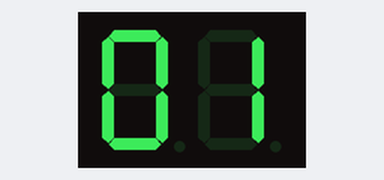
Simulated run of this sketch. Board: Arduino Uno, built with avr-gcc and run on an emulated ATmega328P. On the bench: 2-digit seven-segment display. Wiring (inferred from the names in the program): 2-digit 7-segment display, segments lit when LOW: segments pin 2, pin 3, pin 4, pin 5, pin 6, pin 7, pin 8; digit selects pin 9, pin 10. The segment pins are drawn as the display they are named for.

Above: at 0.39 s.
At 3.8 s:
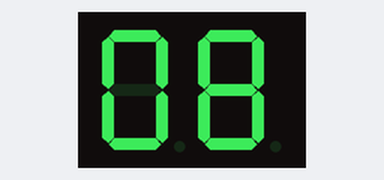
At 9.0 s:
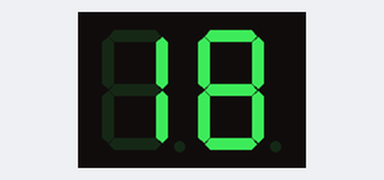
At 19.4 s:
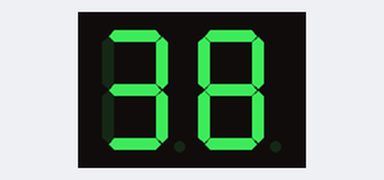
At 27.7 s:
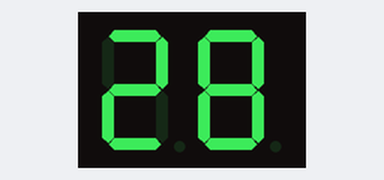
At 39.2 s:
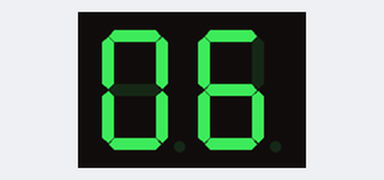

The sketch:

7Seg.ino
```cpp
const byte segmentPins[7] = {2, 3, 4, 5, 6, 7, 8};
const byte digitPins[2] = {9, 10};

const byte digitCodes[10][7] = {
  {0, 0, 0, 0, 0, 0, 1},
  {1, 0, 0, 1, 1, 1, 1},
  {0, 0, 1, 0, 0, 1, 0},
  {0, 0, 0, 0, 1, 1, 0},
  {1, 0, 0, 1, 1, 0, 0},
  {0, 1, 0, 0, 1, 0, 0},
  {0, 1, 0, 0, 0, 0, 0},
  {0, 0, 0, 1, 1, 1, 1},
  {0, 0, 0, 0, 0, 0, 0},
  {0, 0, 0, 0, 1, 0, 0}
};

int count = 1;
bool countingUp = true;
unsigned long lastUpdate = 0;
const unsigned long interval = 500;

void setup() {
  for (int i = 0; i < 7; i++) {
    pinMode(segmentPins[i], OUTPUT);
  }
  for (int i = 0; i < 2; i++) {
    pinMode(digitPins[i], OUTPUT);
  }
}

void loop() {
  unsigned long currentMillis = millis();


  if (currentMillis - lastUpdate >= interval) {
    lastUpdate = currentMillis;

    if (countingUp) {
      count++;
      if (count > 40) countingUp = false;
    } else {
      count--;
      if (count < 1) countingUp = true;
    }
  }


int ones = count % 10;
int tens = count / 10;

digitalWrite(digitPins[0], LOW);
digitalWrite(digitPins[1], HIGH);
setSegments(digitCodes[ones]);
delay(65);


digitalWrite(digitPins[0], HIGH);
digitalWrite(digitPins[1], LOW);
setSegments(digitCodes[tens]);
delay(65);
}

void setSegments(const byte *segments) {
  for (int i = 0; i < 7; i++) {
    digitalWrite(segmentPins[i], segments[i]);
  }
}
```

Measured:
- what the display in image 0 shows lasts 0.4 s, from 0.2 s to 0.6 s
- what the display in image 1 shows lasts 0.6 s, from 3.7 s to 4.3 s
- what the display in image 3 shows lasts 0.6 s, from 19.3 s to 19.9 s
